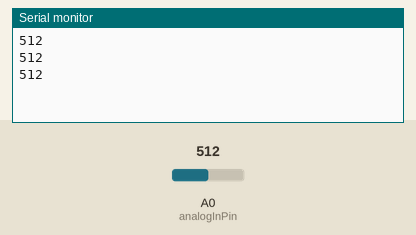
This sketch was run on a simulated Arduino Uno, built with avr-gcc and run on an emulated ATmega328P. Parts: the last lines printed to the serial monitor. Inputs (shaded band) come from the test bench; at power-on: A0 (analogInPin) = 512.

Above: at 1.3 s.
1.4 s: A0 (analogInPin) set to 716
At 1.8 s:
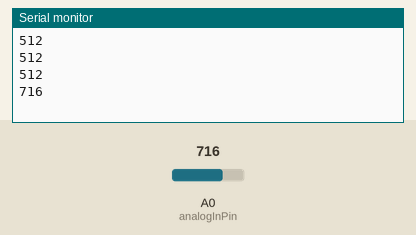
2.9 s: A0 (analogInPin) set to 900
At 3.4 s:
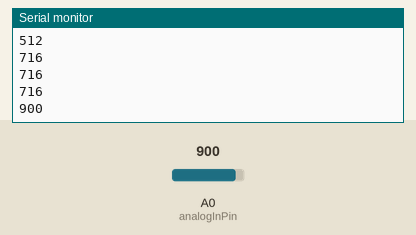
Timing chart, 0 to 5.9 s (numbered marks = the images above; inputs shaded):
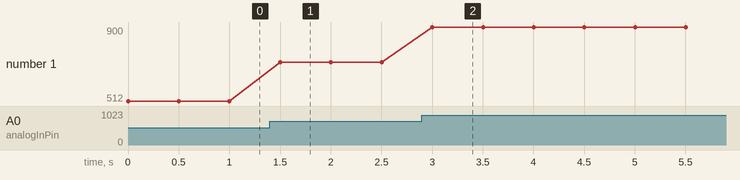

The sketch:

le_pot.ino
```cpp
const int analogInPin = A0;                  // o potenciômetro esta ligado ao pino A0

void setup(){
   // Configura a serial: baud rate de 115200, 8-bit, sem paridade, 1 stop bit
   Serial.begin(115200, SERIAL_8N1);
}

void loop(){
   int valor = analogRead(analogInPin);      // le valor no pino A0 usando conversor ADC de 10-bit
   //float potencial = valor * (5.0f/1023.0f); // converte o valor lido em potencial
   //Serial.print("Valor lido: ");   '          // envia os valores pela porta serial
   Serial.println(valor);
   //Serial.print("; Potencial correspondente: ");
   //Serial.print(potencial);
   //Serial.print("V.\n");
   delay(500);
}
```

Measured:
- after the input at 1.4 s, the serial monitor: prints a new line after 0.10 s (image 1)
- after the input at 2.9 s, the serial monitor: prints a new line after 0.10 s (image 2)
- plotted number 1: 512 → 716 after the input at 1.4 s, 716 → 900 after the input at 2.9 s
